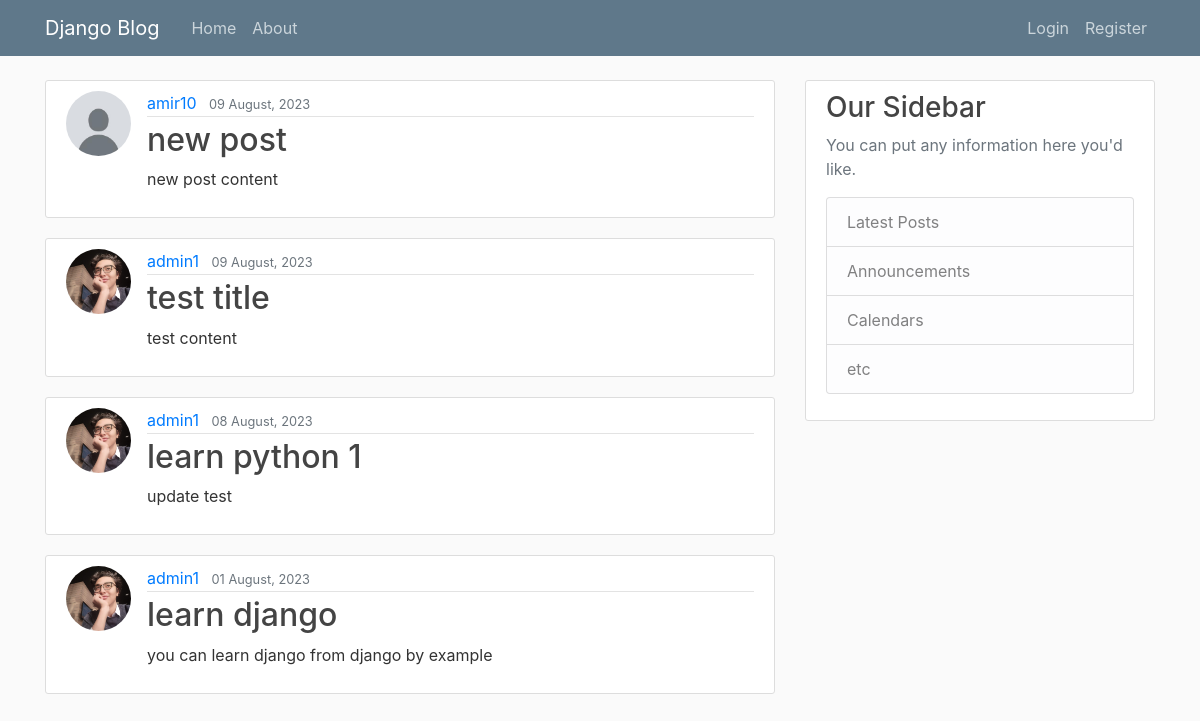
Before: / with the older database file.
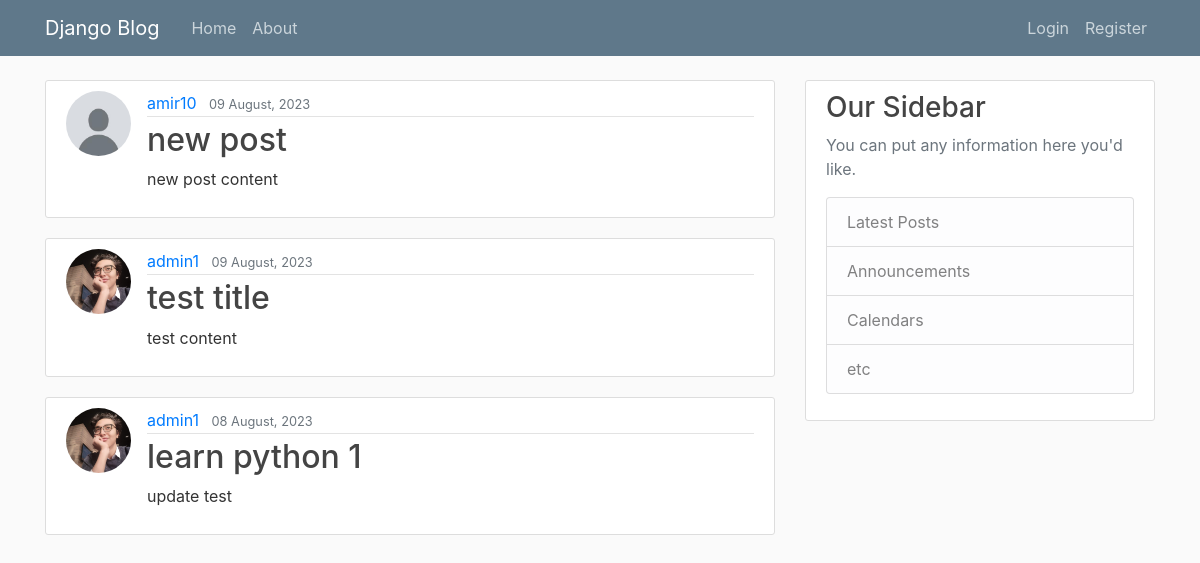
After: the same page with the newer database file.
### core/models.py (models this page shows, shortened)
class Post(models.Model):
    title = models.CharField(max_length=50)
    content = models.TextField()
    posted_date = models.DateTimeField(default=timezone.now)
    author = models.ForeignKey(User,on_delete=models.CASCADE)
    slug = models.SlugField(max_length=50, null=True, blank=True,unique=True)
    def get_absolute_url(self):
        return reverse('post-detail', kwargs={"slug": self.slug})

### accounts/models.py (models this page shows, shortened)
class Profile(models.Model):
    user = models.OneToOneField(User,on_delete= models.CASCADE)
    img = models.ImageField(default='default.jpg',upload_to='profile_pics')

### core/views.py (the view)
# urls.py: path('', views.PostListView.as_view(), name='home'),
class PostListView(ListView):
    model = Post
    template_name = 'post_list.html'
    context_object_name = 'posts'
    ordering = ['-posted_date']
    paginate_by = 8

### core/templates/core/post_list.html (shortened to what this page needs)
{% extends "base.html" %}
{% block content %}
    {% for post in posts %}
        <article class="media content-section">
          <img class="rounded-circle article-img" src="{{ post.author.profile.img.url }}">
          <div class="media-body">
            <div class="article-metadata">
              <a class="mr-2" href="#">{{ post.author }}</a>
              <small class="text-muted">{{ post.posted_date|date:"d F,  Y" }}</small>
            </div>
            <h2><a class="article-title" href="{{ post.get_absolute_url }}">{{ post.title }}</a></h2>
            <p class="article-content">{{ post.content }}</p>
          </div>
        </article>
    {% endfor %}
{% endblock content %}

Changed rows visible on the page:
removed Post: author.profile.img (picture), author "admin1", posted_date "01 August, 2023", title "learn django", content "you can learn django from django by example"
